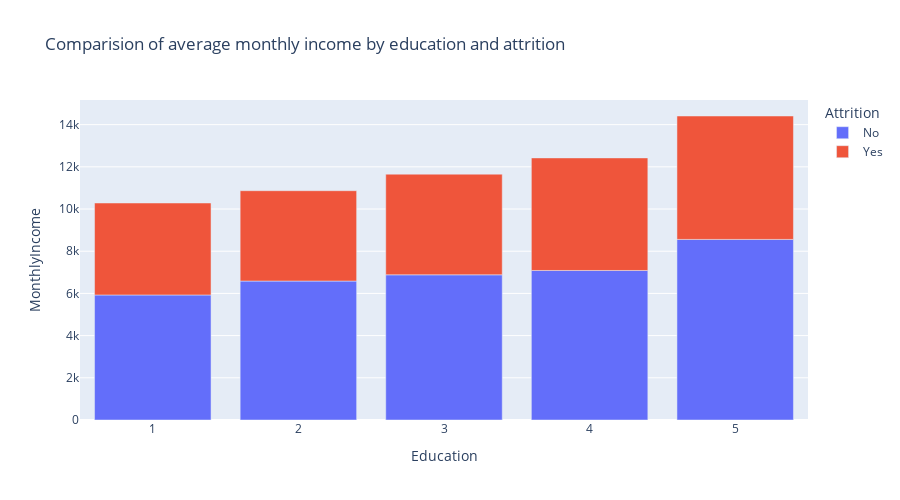

Notebook code cell kept with this figure:
### Code cell
fig=px.bar(df_MonthlyIncome_avg,x='Education',y='MonthlyIncome',hover_data=['Attrition'],color='Attrition',title='Comparision of average monthly income by education and attrition',height=500)
fig.show()

### Figure 1 — Plotly figure (JSON) as saved in the notebook; plotly's stock layout.template omitted (floating-point values rounded to 4 significant figures)
{"data": [{"alignmentgroup": "True", "customdata": [["No"], ["No"], ["No"], ["No"], ["No"]], "hovertemplate": "Attrition=%{customdata[0]}<br>Education=%{x}<br>MonthlyIncome=%{y}<extra></extra>", "legendgroup": "No", "marker": {"color": "#636efa"}, "name": "No", "offsetgroup": "No", "orientation": "v", "showlegend": true, "textposition": "auto", "type": "bar", "x": [1, 2, 3, 4, 5], "xaxis": "x", "y": [5926.0, 6586.0, 6883.0, 7088.0, 8560.0], "yaxis": "y"}, {"alignmentgroup": "True", "customdata": [["Yes"], ["Yes"], ["Yes"], ["Yes"], ["Yes"]], "hovertemplate": "Attrition=%{customdata[0]}<br>Education=%{x}<br>MonthlyIncome=%{y}<extra></extra>", "legendgroup": "Yes", "marker": {"color": "#EF553B"}, "name": "Yes", "offsetgroup": "Yes", "orientation": "v", "showlegend": true, "textposition": "auto", "type": "bar", "x": [1, 2, 3, 4, 5], "xaxis": "x", "y": [4360.0, 4283.0, 4770.0, 5335.0, 5850.0], "yaxis": "y"}], "layout": {"barmode": "relative", "height": 500, "legend": {"title": {"text": "Attrition"}, "tracegroupgap": 0}, "title": {"text": "Comparision of average monthly income by education and attrition"}, "xaxis": {"anchor": "y", "domain": [0, 1], "title": {"text": "Education"}}, "yaxis": {"anchor": "x", "domain": [0, 1], "title": {"text": "MonthlyIncome"}}}}
